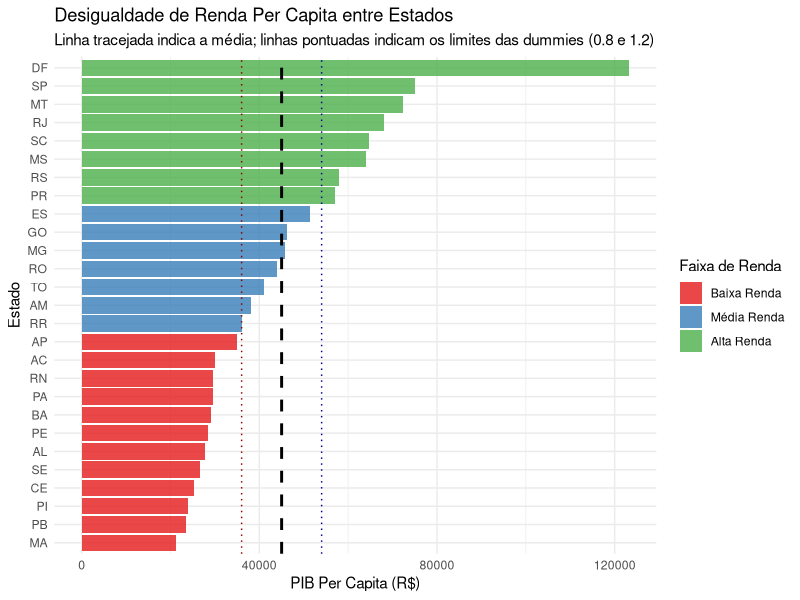
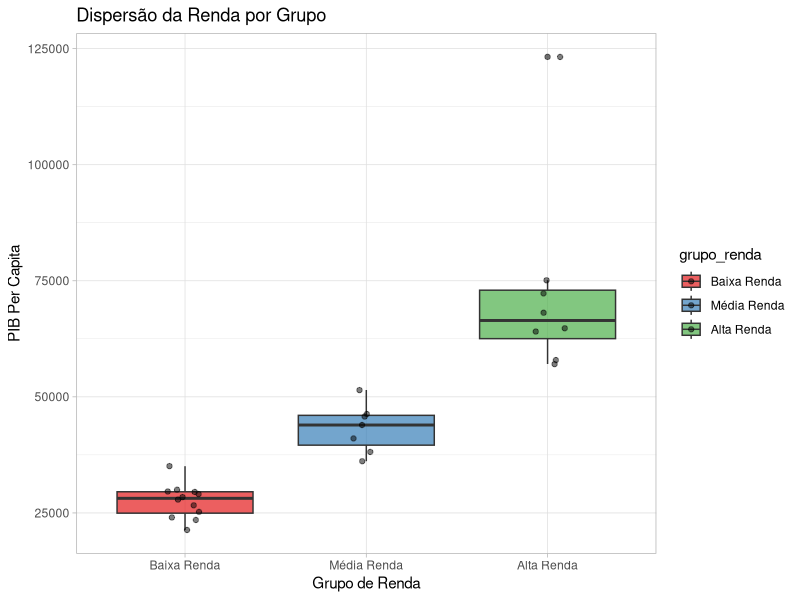
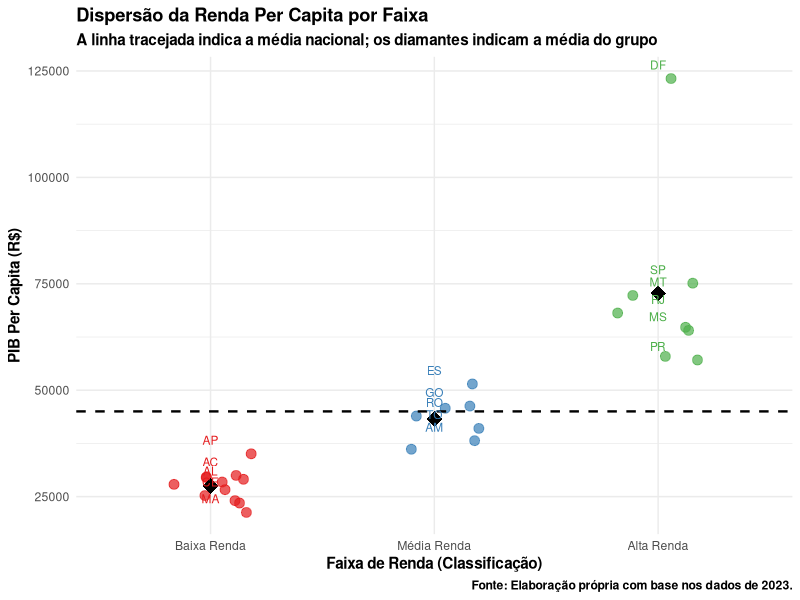

Generate these figures, in order, with R:
## 1.c - Critérios para determinação dos grupos por faixa de renda

# Preparação dos dados

# Descrição:

# a) A partir dos dados de população e produto do ano de 2023 estabelecemos os critérios
# para classificação por grupo de renda dos estados
# b) Consideramos como critério o desvio da média renda per capita nacional para classificar 
# em três faixas de renda (alta, média e baixa)

# Critérios:

# alta - acima de 1,2 da média da renda per capita nacional
# média - entre 1,2 e 0,8 da média da renda per capita nacional
# baixa - abaixo de 0,8 da média renda per capita nacional

# Obs. base nos dados de renda per capita de 2023. E a média da renda per capita nacional
# não é a renda per capita nacional. O criteŕio atende a busca da distribuição da renda

# 1) Instalação dos pacotes

install.packages(c("dplyr", "writexl", "ggplot2"))

# Pacotes 

# dplyer - manipulação de dados
# writexl - exportação de dados para formato de planilha
# ggplot2 - gráficos

#carregar pacotes

library(dplyr)
library(writexl)
library(ggplot2)


# 2) Dados

library(readxl)
r_renda_data_estado <- read_excel("r_renda_data_estado.xlsx", 
                                sheet = "renda")

View(r_renda_data_estado)


# Obs. especifique o caminho correto da base de dados. Está pré-determinado que a
# base de dados está na mesma pasta do script R

# renomear para a base de dados para 'df' como simplificação

df <- r_renda_data_estado

# Visualizar

View(df)

# 3) Aplicando os criteŕios

library(dplyr)

# Consideramos que pib_per_capita já está na base df_hp
df_renda <- df %>%
  mutate(
    media_nacional = mean(pib_per_est, na.rm = TRUE),
    ratio_media = pib_per_est / media_nacional,
    grupo_renda = case_when(
      ratio_media > 1.20 ~ "Alta Renda",
      ratio_media < 0.80 ~ "Baixa Renda",
      TRUE               ~ "Média Renda"
    )
  ) %>%
  ungroup() %>%
    mutate(grupo_renda = factor(grupo_renda, 
                              levels = c("Baixa Renda", 
                                         "Média Renda", 
                                         "Alta Renda")
                              )
         )

# Visualizar

View(df_renda)

# 4) Análise descritiva

df_renda %>%
  select(uf, ratio_media, grupo_renda) %>%
  arrange(desc(ratio_media))

# 5) Dummy de faixa de renda

df_renda <- df_renda %>%
  mutate(
    renda_relativa = pib_per_est / mean(pib_per_est, na.rm = TRUE),
    dummy_renda_alta  = ifelse(renda_relativa > 1.20, 1, 0),
    dummy_renda_baixa = ifelse(renda_relativa < 0.80, 1, 0),
    dummy_renda_media = ifelse(renda_relativa >= 0.80 & renda_relativa <= 1.20, 1, 0)
  ) %>%
  ungroup()

# Visualizar

View(df_renda)

# 6) Gráfico da desigualdade de renda

# 6.1 - Gráfico em barras

# Calculando a média nacional para a linha de referência

media_ref <- mean(df_renda$pib_per_est, na.rm = TRUE)

# Gráfico

ggplot(df_renda, aes(x = reorder(uf, pib_per_est), y = pib_per_est, fill = grupo_renda)) +
  geom_col(alpha = 0.8) +
  geom_hline(yintercept = media_ref, linetype = "dashed", color = "black", linewidth = 1) +
  geom_hline(yintercept = media_ref * 1.2, linetype = "dotted", color = "darkblue") +
  geom_hline(yintercept = media_ref * 0.8, linetype = "dotted", color = "darkred") +
    coord_flip() + 
  scale_fill_manual(values = c("Baixa Renda" = "#e41a1c", 
                               "Média Renda" = "#377eb8", 
                               "Alta Renda" = "#4daf4a")) +
  labs(title = "Desigualdade de Renda Per Capita entre Estados",
       subtitle = "Linha tracejada indica a média; linhas pontuadas indicam os limites das dummies (0.8 e 1.2)",
       x = "Estado", y = "PIB Per Capita (R$)",
       fill = "Faixa de Renda") +
  theme_minimal()

# 6.2 - Dispersão

ggplot(df_renda, aes(x = grupo_renda, y = pib_per_est, fill = grupo_renda)) +
  geom_boxplot(alpha = 0.7) +
  geom_jitter(width = 0.1, alpha = 0.5) + # Mostra os pontos (estados) dentro da caixa
  labs(title = "Dispersão da Renda por Grupo",
       x = "Grupo de Renda", y = "PIB Per Capita") +
  theme_light() +
  scale_fill_brewer(palette = "Set1")

# 6.3 - Distribuição e linha

# Linha de referência

media_nacional <- mean(df_renda$pib_per_est, na.rm = TRUE)

# Gráfico

ggplot(df_renda, aes(x = grupo_renda, y = pib_per_est, color = grupo_renda)) +
  geom_jitter(width = 0.2, size = 3, alpha = 0.7) +
  geom_hline(yintercept = media_nacional, linetype = "dashed", color = "black", linewidth = 0.8) +
  stat_summary(fun = mean, geom = "point", shape = 18, size = 5, color = "black") +
  geom_text(aes(label = uf), vjust = -1, size = 3, check_overlap = TRUE) +
  scale_color_manual(values = c("Baixa Renda" = "#e41a1c", 
                                "Média Renda" = "#377eb8", 
                                "Alta Renda" = "#4daf4a")) +
  labs(title = "Dispersão da Renda Per Capita por Faixa",
       subtitle = "A linha tracejada indica a média nacional; os diamantes indicam a média do grupo",
       x = "Faixa de Renda (Classificação)", 
       y = "PIB Per Capita (R$)",
       caption = "Fonte: Elaboração própria com base nos dados de 2023.",
       color = "Grupo") +
  
  theme_minimal() +
  theme(legend.position = "none",
        axis.title = element_text(face = "bold"),
        title = element_text(face = "bold"))

# 7) Exportar dados para planilha

library(writexl)

write_xlsx(df_renda, "df_renda.xlsx")

#obs. exportado para planilha xlsx para a mesma pasta onde o script foi aberto

## FIM
